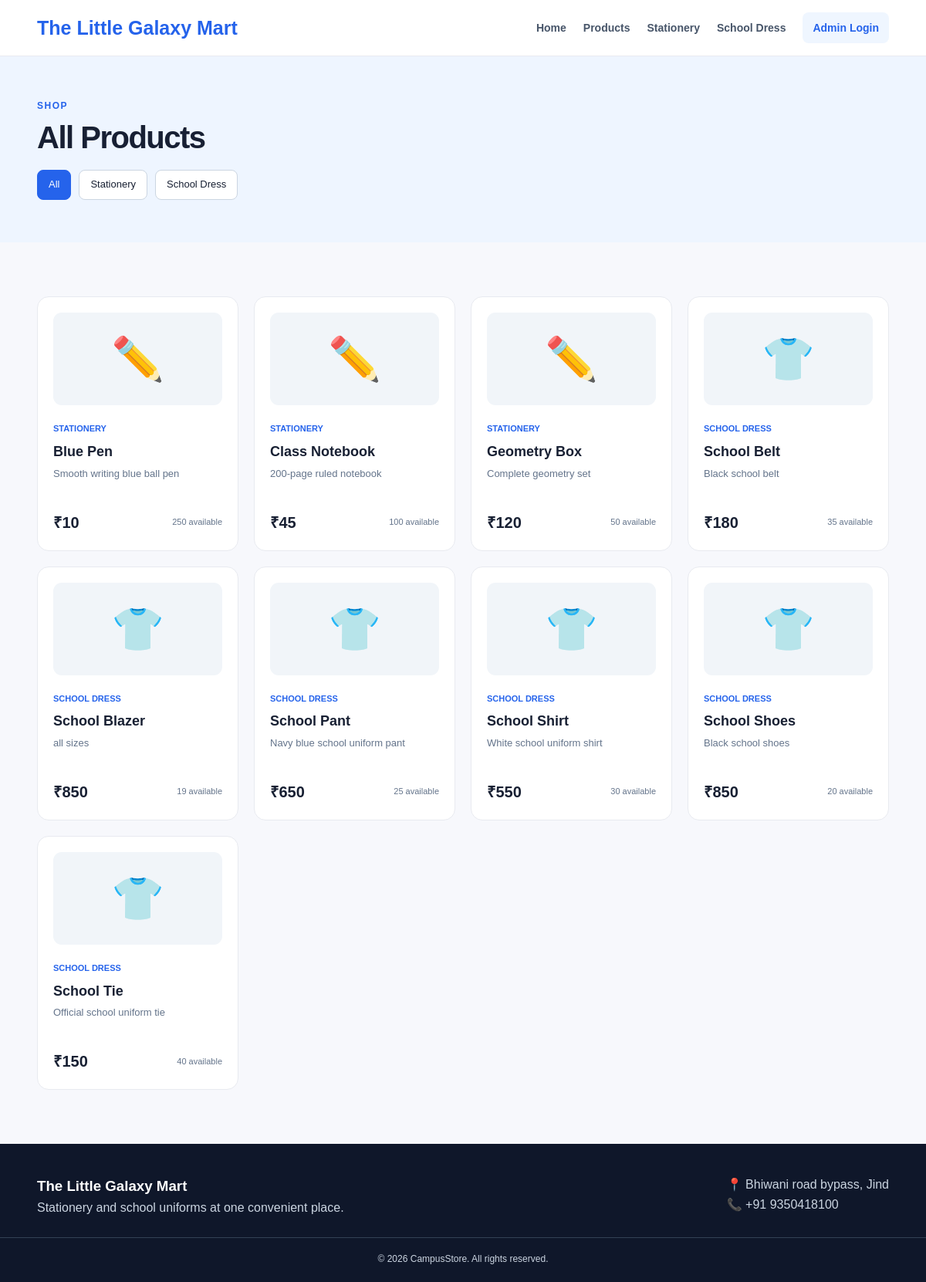
Page /products on the committed database.
### tables this page shows
CREATE TABLE products (
            id INTEGER PRIMARY KEY AUTOINCREMENT,
            name TEXT NOT NULL,
            category TEXT NOT NULL,
            price REAL NOT NULL,
            stock INTEGER DEFAULT 0,
            description TEXT
        );

### app.py (the view)
@app.route("/products")
def products():
    category = request.args.get("category", "All")
    conn = get_db()
    if category in ["Stationery", "School Dress"]:
        items = conn.execute(
            "SELECT * FROM products WHERE category=? ORDER BY name", (category,)
        ).fetchall()
    else:
        items = conn.execute("SELECT * FROM products ORDER BY name").fetchall()
    conn.close()
    return render_template("products.html", products=items, category=category)

### app.py (called while the page is built)
def get_db():
    conn = sqlite3.connect(DB)
    conn.row_factory = sqlite3.Row
    return conn

### templates/products.html (shortened to what this page needs)
{% extends "base.html" %}
{% block content %}
<section class="page-header">
    <div class="container">
        <p class="tag">SHOP</p>
        <h1>{{ category }} Products</h1>
        <div class="filters">
            <a class="{% if category == 'All' %}active{% endif %}" href="{{ url_for('products') }}">All</a>
            <a class="{% if category == 'Stationery' %}active{% endif %}" href="{{ url_for('products', category='Stationery') }}">Stationery</a>
            <a class="{% if category == 'School Dress' %}active{% endif %}" href="{{ url_for('products', category='School Dress') }}">School Dress</a>
        </div>
    </div>
</section>
<section class="section">
    <div class="container product-grid">
        {% for product in products %}
        <div class="product-card">
            <div class="product-icon">{% if product.category == "Stationery" %}✏️{% else %}👕{% endif %}</div>
            <span class="category">{{ product.category }}</span>
            <h3>{{ product.name }}</h3>
            <p>{{ product.description }}</p>
            <div class="product-bottom">
                <strong>₹{{ "%.0f"|format(product.price) }}</strong>
                <span>{{ product.stock }} available</span>
            </div>
        </div>
        {% else %}
        <p>No products found.</p>
        {% endfor %}
    </div>
</section>
{% endblock %}

### static/style.css (style rules this page uses)
* { box-sizing:border-box;margin:0;padding:0 }
body { font-family:Arial,Helvetica,sans-serif;background:#f7f8fc;color:#182033;line-height:1.6 }
a { text-decoration:none;color:inherit }
.container { width:min(1120px,92%);margin:auto }
.tag { font-size:12px;font-weight:800;letter-spacing:1.5px;color:#2563eb;margin-bottom:10px }
h1 { font-size:52px;line-height:1.08;letter-spacing:-1.5px;margin-bottom:20px }
.section { padding:70px 0 }
.product-grid { display:grid;grid-template-columns:repeat(4,1fr);gap:20px }
.product-card { background:#fff;border:1px solid #e8eaf0;border-radius:15px;padding:20px;transition:.2s }
.product-icon { height:120px;border-radius:11px;background:#f1f5f9;display:grid;place-items:center;font-size:55px;margin-bottom:16px }
.category { font-size:11px;color:#2563eb;font-weight:800;text-transform:uppercase }
.product-card h3 { font-size:18px;margin:4px 0 }
.product-card p { font-size:13px;color:#64748b;min-height:42px }
.product-bottom { display:flex;justify-content:space-between;align-items:center;margin-top:15px }
.product-bottom strong { font-size:20px }
.product-bottom span { font-size:11px;color:#64748b }
.page-header { background:#eef5ff;padding:55px 0 }
.page-header h1 { font-size:40px }
.filters { display:flex;gap:10px;margin-top:20px }
.filters a { padding:8px 14px;border:1px solid #cbd5e1;border-radius:8px;background:#fff;font-size:13px }
.filters a.active { background:#2563eb;color:#fff;border-color:#2563eb }

### rows in the picture
products: category "STATIONERY", name "Blue Pen", description "Smooth writing blue ball pen", price "10", stock "250"
products: category "STATIONERY", name "Class Notebook", description "200-page ruled notebook", price "45", stock "100"
products: category "STATIONERY", name "Geometry Box", description "Complete geometry set", price "120", stock "50"
products: category "SCHOOL DRESS", name "School Belt", description "Black school belt", price "180", stock "35"
products: category "SCHOOL DRESS", name "School Blazer", description "all sizes", price "850", stock "19"
products: category "SCHOOL DRESS", name "School Pant", description "Navy blue school uniform pant", price "650", stock "25"
products: category "SCHOOL DRESS", name "School Shirt", description "White school uniform shirt", price "550", stock "30"
products: category "SCHOOL DRESS", name "School Shoes", description "Black school shoes", price "850", stock "20"
products: category "SCHOOL DRESS", name "School Tie", description "Official school uniform tie", price "150", stock "40"

### other values in the picture
{{ category }} "All"
